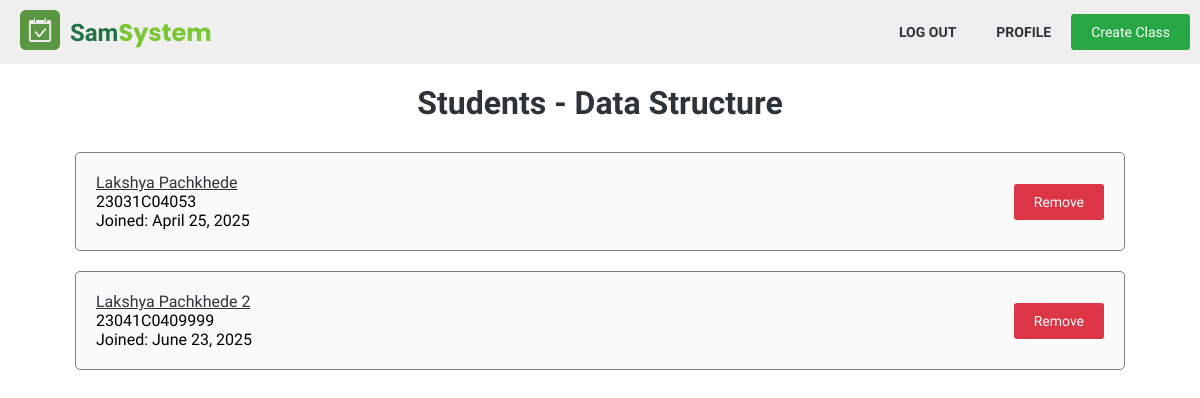
The page /class/class_students.php?id=3 (signed in) on the database its author committed.
### tables this page shows
CREATE TABLE `class` (
  `id` int(11) NOT NULL,
  `name` varchar(100) DEFAULT NULL,
  `description` text DEFAULT NULL,
  `teacher_id` int(11) DEFAULT NULL,
  `date_created` datetime DEFAULT current_timestamp(),
  `branch` int(11) DEFAULT NULL,
  `longitude` decimal(10,5) DEFAULT NULL,
  `latitude` decimal(10,5) DEFAULT NULL,
  `open_session_id` int(11) DEFAULT NULL
);

CREATE TABLE `attends` (
  `student_id` int(11) NOT NULL,
  `class_id` int(11) NOT NULL,
  `date_joined` datetime DEFAULT current_timestamp()
);

CREATE TABLE `user` (
  `id` int(11) NOT NULL,
  `name` varchar(50) NOT NULL,
  `email` varchar(100) NOT NULL,
  `password` varchar(255) NOT NULL,
  `type` enum('student','teacher','admin') NOT NULL DEFAULT 'student',
  `approved` tinyint(1) NOT NULL DEFAULT 0,
  `date_created` date DEFAULT current_timestamp()
);

CREATE TABLE `student_profile` (
  `student_id` int(11) NOT NULL,
  `roll_no` varchar(15) NOT NULL,
  `branch` int(11) DEFAULT NULL,
  `bio` varchar(200) DEFAULT NULL
);

### utils.php (called while the page is built, shortened)
<?php
function getRecords($conn, $table, $parameter, $value){
	$stmt = $conn->prepare("SELECT * FROM $table WHERE $parameter = ?");
	$stmt->bind_param('i', $value);
	$stmt->execute();
	$result = $stmt->get_result();
	return $result;
}
function getFormattedDate($str){
	return (new DateTime($str))->format('F j, Y');
}
?>

### class/class_students.php (the view, shortened to what this page needs)
<?php
require '../db/db_connector.php';
require '../utils.php';
$class_id = $_GET['id'];
$class_data = getRecords($conn, "class", "id", $class_id)->fetch_assoc();
?>
<!DOCTYPE html>
<html lang="en">
<head>
	<link rel="stylesheet" href="../css/util.css">
	<link rel="stylesheet" href="../css/style.css">
</head>
<body>
	<?php require '../components/nav_sm.php'; ?>
	<div class="container mt20 d-f-col jc-sb">
			<?php
			$result =getRecords($conn, "attends", "class_id", $class_id);
			if ($result->num_rows > 0){
				echo "<h1 class='mb20'>Students - " . $class_data['name'] . "</h1>";
			} else {
				echo "<h1 class='mb20'>No students in " . $class_data['name'] . "</h1>";
			}
			while ($row = $result->fetch_assoc()) {
				$user_id = $row['student_id'];
				$user_data = getRecords($conn, "user", "id", $user_id)->fetch_assoc();
				$user_profile_data = getRecords($conn, "student_profile", "student_id", $user_id)->fetch_assoc();
				echo"<div class='user-row' style='width:100%;'>
				<div class='user-row-left'>
				<a class='user-row-name td-u' href='/attendence/" . $user_data['type']. "/profile.php?id=". $user_data['id'] . "&action=view'>" . $user_data['name'] . "</a>
				<p>". $user_profile_data['roll_no'] ."</p>
				<p class='user-row-date'>Joined: ".  getFormattedDate($row['date_joined']). " </p>
				</div>
				<div class='user-row-right'>
				<form action='class_students.php?id=$class_id' method='POST'>
				<input type='hidden' name='remove_student_id' value='$user_id'>
				<input type='hidden' name='action' value='remove_student'>
				<button type='submit' class='btn btn-r'>Remove</button>
				</form>
				</div>
				</div>";
			}
			?>
	</div>
</body>
</html>

### css/util.css (style rules this page uses)
:root { --color-primary: #217346; --color-primary-light: #7ac735; --color-accent: #ff9900; --color-background: #fafafa; --color-text-dark: #2d333a; --color-highlight: #FFF9C4; --color-info: #00bcfe; --color-info-dark: #0095c7; --color-light-blue: #eaf4ff; --color-green: #28a745; --color-red: #dc3545; --color-green-dark:#218838; --color-red-dark: #c82333; }
a { text-decoration: none; color:var(--color-text-dark) ; }
.d-f-col { display: flex; justify-content: center; flex-direction: column; align-items: center; }
.mb20 { margin-bottom: 20px !important; }
.mt20 { margin-top: 20px !important; }
.jc-sb { justify-content: space-between; }
.btn { padding: 10px 20px; font-weight: normal; background: var(--color-green); border-radius: 3px; color: white; text-align: center; cursor: pointer; transition: all 0.5s ease-out; outline: none; border: none; font-size: 14px; }
.btn-r { background: var(--color-red); }
.td-u { text-decoration: underline !important; }

### css/style.css (style rules this page uses)
* { margin: 0; padding: 0; font-family: "Quicksand", sans-serif; box-sizing: border-box; }
h1 { color: var(--color-text-dark); font-weight: 700; }
.user-row { display: flex; justify-content: space-between; align-items: center; background: var(--color-background); padding: 20px; border-radius: 5px; border: 1px solid grey; width: 100%; margin: 10px auto; }
.user-row-right { display: flex; justify-content: center; align-items: center; gap: 10px; }
.container { max-width: 1050px; margin: auto auto; }

### rows shown on the page
class: name "Data Structure"
attends: student.name "Lakshya Pachkhede", student_profile.roll_no "23031C04053", date_joined "April 25, 2025"
attends: student.name "Lakshya Pachkhede 2", student_profile.roll_no "23041C0409999", date_joined "June 23, 2025"
